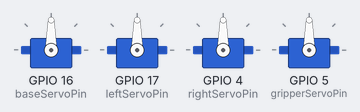
The sketch below on a simulated ESP32. Shown: 4 × servo.

Above: at 0.0 s.
At 5.21 s:
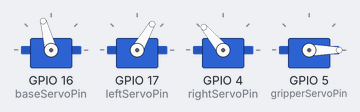
At 11.2 s:
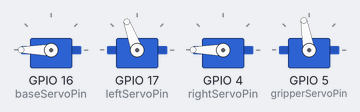
At 19.6 s:
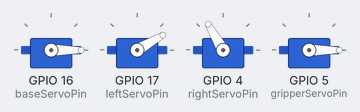
At 28.3 s:
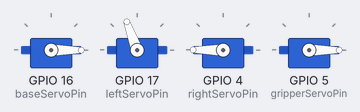
At 38.2 s:
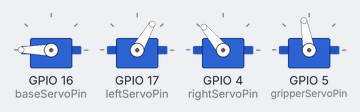
Timing chart, 0 to 40.0 s (numbered marks = the images above):
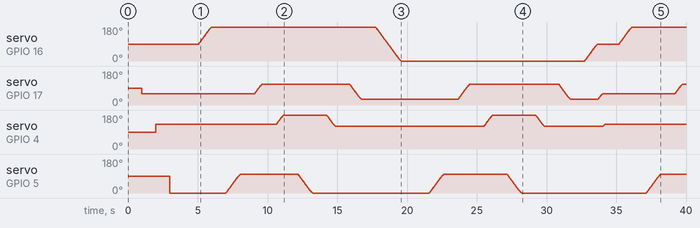

The sketch:

2_1.ino
```cpp
#include <ESP32Servo.h>  // 添加舵机库

// 定义4个舵机引脚
const int baseServoPin = 16; // 定义底座舵机的引脚为IO16
const int leftServoPin = 17; // 定义左关节舵机的引脚为IO17
const int rightServoPin = 4; // 定义右关节舵机的引脚为IO4
const int gripperServoPin = 5; // 定义夹爪舵机的引脚为IO5

// 创建舵机对象以控制舵机
Servo myservo1; // 底座舵机
Servo myservo2; // 左关节舵机
Servo myservo3; // 右关节舵机
Servo myservo4; // 夹爪舵机

// 定义舵机角度（就是开机时初始姿态角度值）
int BaseServoAngle = 90;  // 底座舵机初始角度
int LeftServoAngle = 60;  // 左关节舵机初始角度
int RightServoAngle = 130; // 右关节舵机初始角度
int GripperServoAngle = 0;  // 夹爪舵机初始角度

// 平滑移动函数：带末端减速，降低冲击抖动
// 分步延迟：基础延时，数值越大速度越慢越平滑
void smoothMove(Servo &servo, int startAng, int targetAng, int stepDelay = 10){
    startAng = constrain(startAng, 0, 180);
    targetAng = constrain(targetAng, 0, 180);

    if(startAng < targetAng){
        for(int i = startAng; i <= targetAng; i++){
            // 末端减速：离目标越近延时变大，减小机械冲击
            int diff = targetAng - i;
            int d = stepDelay;
            if(diff < 15) d = stepDelay + 3;
            servo.write(i);
            delay(d);
        }
    } else {
        for(int i = startAng; i >= targetAng; i--){
            int diff = i - targetAng;
            int d = stepDelay;
            if(diff < 15) d = stepDelay + 3;
            servo.write(i);
            delay(d);
        }
    }
}

void setup(){
  // 将4个舵机绑定到对应舵机的对象上
  myservo1.attach(baseServoPin);
  myservo2.attach(leftServoPin);
  myservo3.attach(rightServoPin);
  myservo4.attach(gripperServoPin);

  // 开机时4个舵机的初始状态角度
  myservo1.write(BaseServoAngle);
  delay(1000);
  myservo2.write(LeftServoAngle);
  delay(1000);
  myservo3.write(RightServoAngle);
  delay(1000);
  myservo4.write(GripperServoAngle);
  delay(1000);
}

void loop(){
  // ========== 每一轮动作开始，先回到初始状态，消除跳变 ==========
  smoothMove(myservo1, myservo1.read(), BaseServoAngle, 10);
  smoothMove(myservo2, myservo2.read(), LeftServoAngle, 10);
  smoothMove(myservo3, myservo3.read(), RightServoAngle, 10);
  smoothMove(myservo4, myservo4.read(), GripperServoAngle, 10);
  delay(1000);

  // 机械手臂左转，底座舵机从90°转到180°
  smoothMove(myservo1, 90, 180, 10);
  delay(1000);

  // 夹爪打开，夹爪舵机从0°转到100°
  smoothMove(myservo4, 0, 100, 10);
  delay(1000);

  // 手臂抬起，左关节舵机从60°转到110°
  smoothMove(myservo2, 60, 110, 10);
  delay(1000);

  // 手臂前伸，右关节舵机从130°转到180°
  smoothMove(myservo3, 130, 180, 10);
  delay(1000);

  // 夹爪闭合，夹爪舵机从100°转到0°
  smoothMove(myservo4, 100, 0, 10);
  delay(1000);

  // 手臂后缩，右关节舵机从180°转到120°
  smoothMove(myservo3, 180, 120, 10);
  delay(1000);

  // 手臂放下，左关节舵机从110°转到30°
  smoothMove(myservo2, 110, 30, 10);
  delay(1000);

  // 机械手臂右转，底座舵机从180°转到0°
  smoothMove(myservo1, 180, 0, 10);
  delay(2000);

  // 夹爪打开，夹爪舵机从0°转到100°
  smoothMove(myservo4, 0, 100, 10);
  delay(1000);

  // 手臂抬起，左关节舵机从30°转到110°
  smoothMove(myservo2, 30, 110, 10);
  delay(1000);

  // 手臂前伸，右关节舵机从120°转到180°
  smoothMove(myservo3, 120, 180, 10);
  delay(1000);

  // 夹爪闭合，夹爪舵机从100°转到0°
  smoothMove(myservo4, 100, 0, 10);
  delay(1000);

  // 手臂后缩，右关节舵机从180°转到120°
  smoothMove(myservo3, 180, 120, 10);
  delay(1000);

  // 手臂放下，左关节舵机从110°转到30°
  smoothMove(myservo2, 110, 30, 10);
  delay(1000);
}
```
